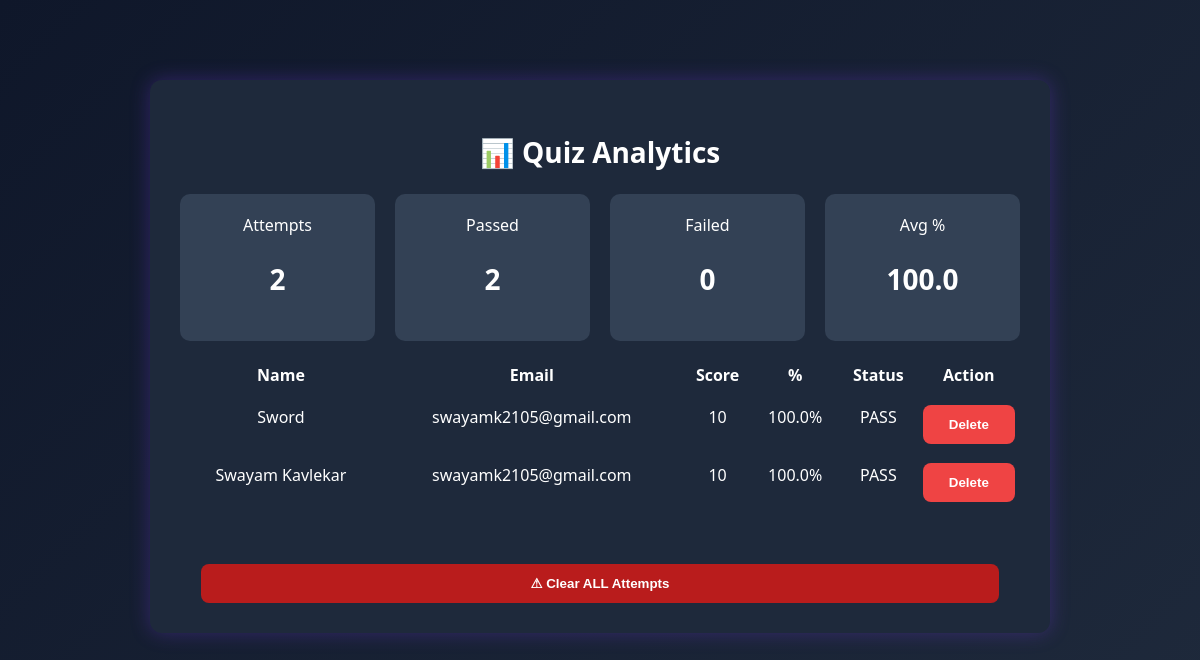
Page /results (signed in) on the committed database.
### tables this page shows
CREATE TABLE users (
        id INTEGER PRIMARY KEY AUTOINCREMENT,
        name TEXT,
        email TEXT,
        score INTEGER,
        percentage REAL,
        status TEXT
    );

### app.py (the view)
@app.route("/results")
def view_results():
    if not session.get("admin"):
        return redirect("/login")
    conn = sqlite3.connect(DB_PATH)
    c = conn.cursor()
    c.execute("SELECT * FROM users")
    users = c.fetchall()
    c.execute("SELECT COUNT(*) FROM users")
    total_attempts = c.fetchone()[0]
    c.execute("SELECT COUNT(*) FROM users WHERE status='PASS'")
    passed = c.fetchone()[0]
    c.execute("SELECT COUNT(*) FROM users WHERE status='FAIL'")
    failed = c.fetchone()[0]
    c.execute("SELECT AVG(percentage) FROM users")
    avg = c.fetchone()[0] or 0
    conn.close()
    return render_template("results.html",
                           users=users,
                           total_attempts=total_attempts,
                           passed=passed,
                           failed=failed,
                           avg=round(avg,2))

### templates/results.html (shortened to what this page needs)
<!DOCTYPE html>
<html>
<head>
<link rel="stylesheet" href="{{ url_for('static', filename='style.css') }}">
</head>
<body>
<div class="container" style="width:900px;">
<h2>📊 Quiz Analytics</h2>
<div class="stats">
<div class="card">Attempts<br><h2>{{total_attempts}}</h2></div>
<div class="card">Passed<br><h2>{{passed}}</h2></div>
<div class="card">Failed<br><h2>{{failed}}</h2></div>
<div class="card">Avg %<br><h2>{{avg}}</h2></div>
</div>
<table style="width:100%;">
<tr>
<th>Name</th>
<th>Email</th>
<th>Score</th>
<th>%</th>
<th>Status</th>
<th>Action</th>
</tr>
{% for u in users %}
<tr>
<td>{{u[1]}}</td>
<td>{{u[2]}}</td>
<td>{{u[3]}}</td>
<td>{{u[4]}}%</td>
<td>{{u[5]}}</td>
<td>
<a href="/delete_result/{{u[0]}}">
<button style="background:#ef4444;">Delete</button>
</a>
</td>
</tr>
{% endfor %}
</table>
<br><br>
<a href="/clear_results">
<button style="background:#b91c1c;">⚠ Clear ALL Attempts</button>
</a>
</div>
</body>
</html>

### static/style.css (style rules this page uses)
* { box-sizing: border-box; }
body { margin: 0; padding: 0; font-family: 'Segoe UI', sans-serif; background: linear-gradient(135deg, #0f172a, #1e293b); color: white; }
.container { width: 420px; margin: 80px auto; padding: 30px; background: #1e293b; border-radius: 12px; box-shadow: 0px 0px 20px rgba(124, 58, 237, 0.3); text-align: center; }
h2 { font-size: 28px; }
button { width: 95%; padding: 12px; margin-top: 15px; border-radius: 8px; border: none; background: linear-gradient(90deg,#7c3aed,#9333ea); color: white; font-weight: bold; cursor: pointer; transition: 0.3s; }

### templates/results.html (style rules this page uses)
.stats { display:flex; gap:20px; margin-bottom:20px; }
.card { flex:1; padding:20px; border-radius:10px; background:#334155; text-align:center; }

### rows in the picture
users: name "Sword", email "swayamk2105@gmail.com", score "10", percentage "100.0", status "PASS"
users: name "Swayam Kavlekar", email "swayamk2105@gmail.com", score "10", percentage "100.0", status "PASS"

### other values in the picture
{{ total_attempts }} "2"
{{ passed }} "2"
{{ failed }} "0"
{{ avg }} "100.0"
